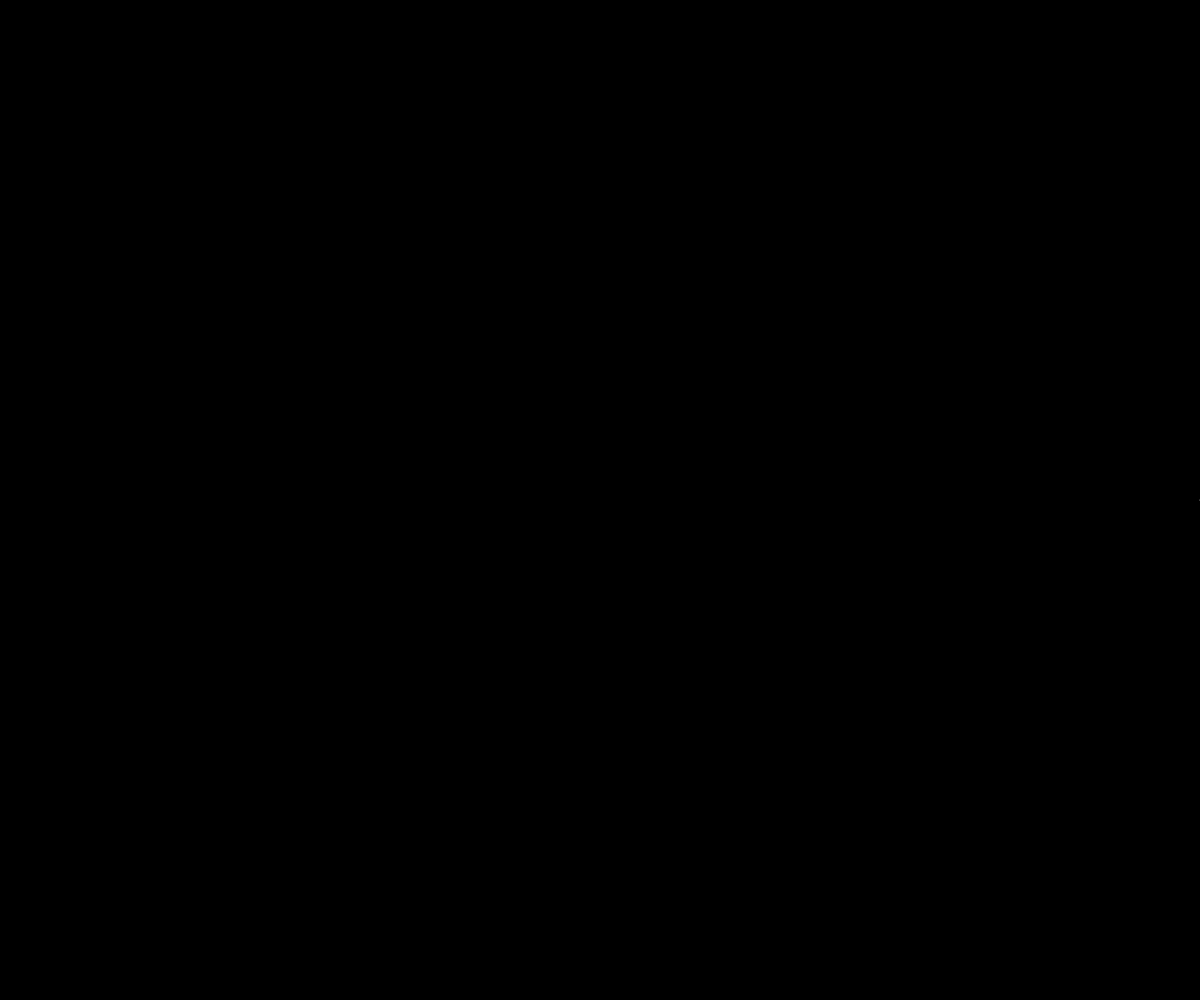
Frame 1 (no input)
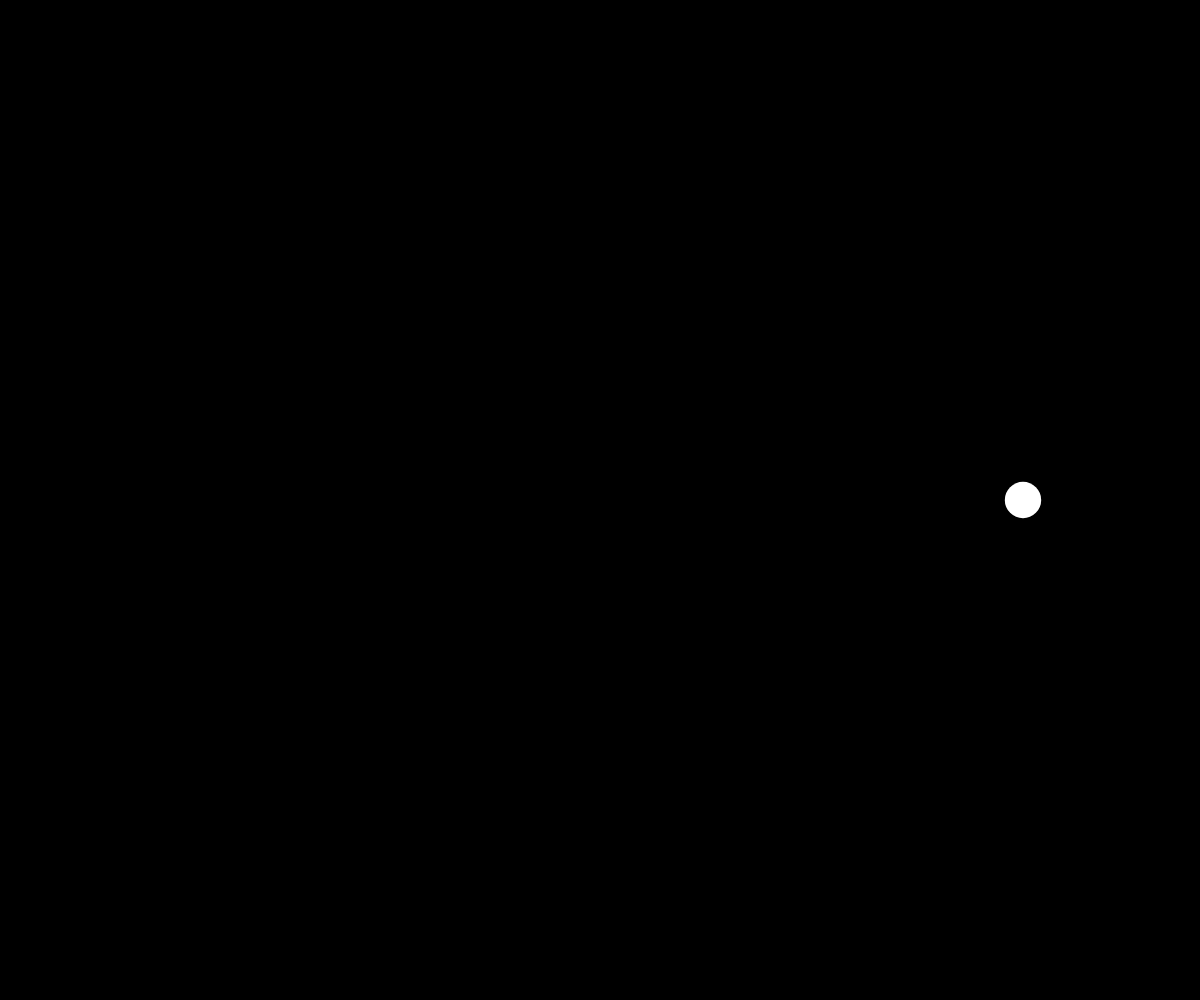
Frame 60 (no input)
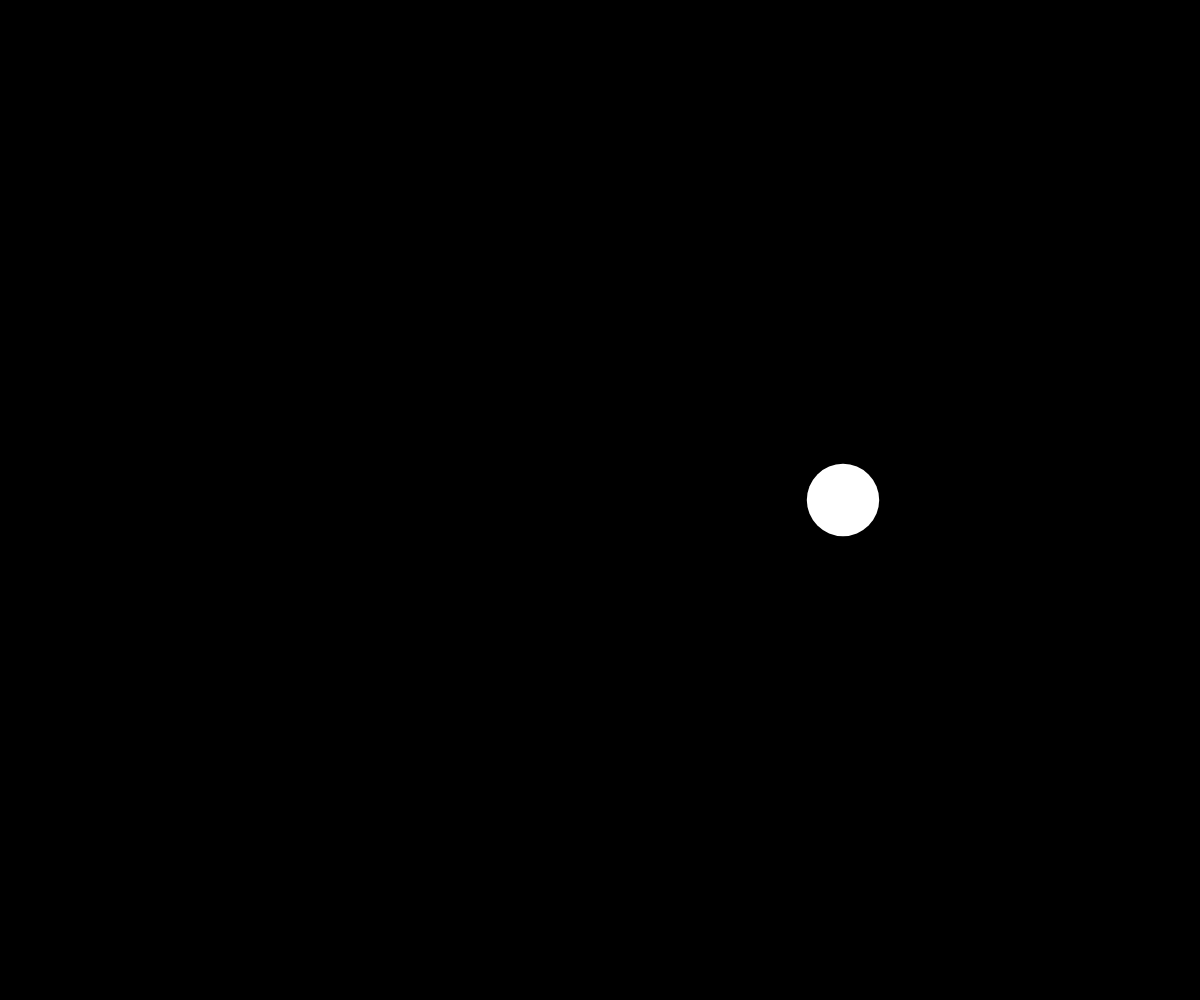
Frame 120 (the mouse pressed at the canvas centre since frame 60)

The p5.js sketch that drew these frames (run headless with seeded random() and noise() and a simulated clock; from frame 60 on, the mouse is pressed at the canvas centre):

// p5.js sketch
// ── sketch.js
let color = 1;
let xPos = 0;
let size = 1;
let fillValueR = 255;
let fillValueG = 255;
let fillValueB = 255;

function setup() {
    createCanvas(window.innerWidth, window.innerHeight);
    xPos = width;
}

function draw() {
    background(0);
    fill(fillValueR, fillValueG, fillValueB);
    noStroke();
    circle(xPos, height / 2, size);

    size += 0.6;
    xPos -= 3;

    if (xPos < 0 - size / 2) {
        xPos = width;
        size = 1;
        fillValueR = Math.floor(Math.random() * 256);
        fillValueG = Math.floor(Math.random() * 256);
        fillValueB = Math.floor(Math.random() * 256);
    }
}
